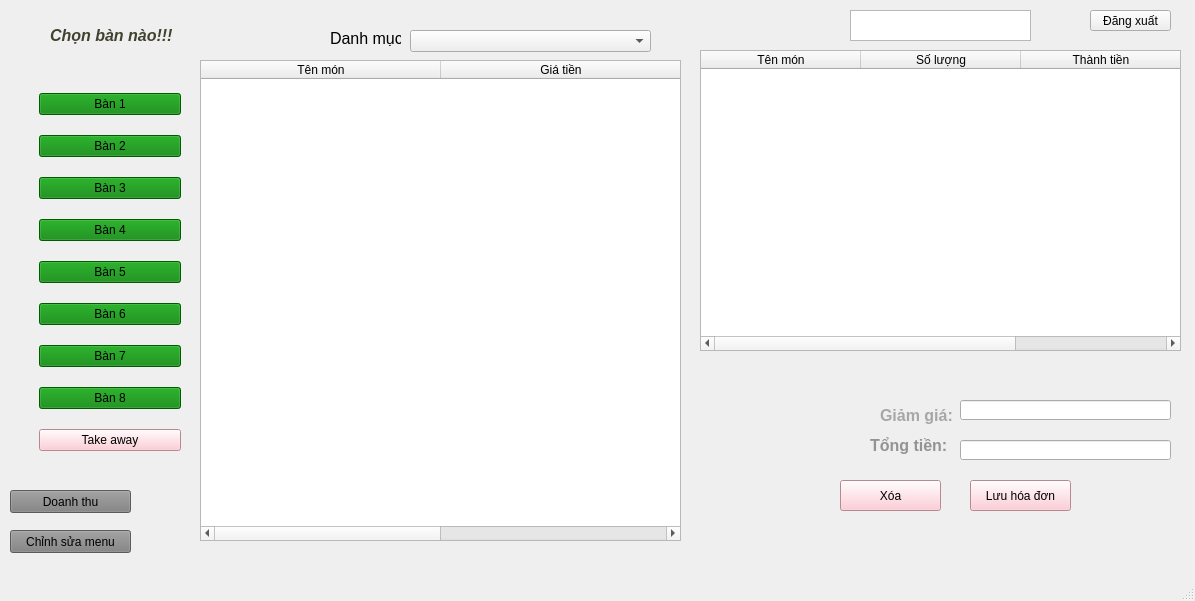
<?xml version="1.0" encoding="UTF-8"?>
<ui version="4.0">
 <class>MainWindow</class>
 <widget class="QMainWindow" name="MainWindow">
  <property name="geometry">
   <rect>
    <x>0</x>
    <y>0</y>
    <width>1195</width>
    <height>601</height>
   </rect>
  </property>
  <property name="sizePolicy">
   <sizepolicy hsizetype="Expanding" vsizetype="MinimumExpanding">
    <horstretch>0</horstretch>
    <verstretch>0</verstretch>
   </sizepolicy>
  </property>
  <property name="windowTitle">
   <string>MainWindow</string>
  </property>
  <widget class="QWidget" name="centralwidget">
   <widget class="QLabel" name="label">
    <property name="geometry">
     <rect>
      <x>120</x>
      <y>240</y>
      <width>47</width>
      <height>13</height>
     </rect>
    </property>
    <property name="text">
     <string/>
    </property>
   </widget>
   <widget class="QLabel" name="label_2">
    <property name="geometry">
     <rect>
      <x>50</x>
      <y>0</y>
      <width>1441</width>
      <height>591</height>
     </rect>
    </property>
    <property name="sizePolicy">
     <sizepolicy hsizetype="Expanding" vsizetype="Expanding">
      <horstretch>1</horstretch>
      <verstretch>0</verstretch>
     </sizepolicy>
    </property>
    <property name="text">
     <string/>
    </property>
    <property name="pixmap">
     <pixmap>../../Users/Hong Ngoc/Downloads/nâu.jpg</pixmap>
    </property>
    <property name="scaledContents">
     <bool>true</bool>
    </property>
   </widget>
   <widget class="QLabel" name="label_3">
    <property name="geometry">
     <rect>
      <x>0</x>
      <y>0</y>
      <width>261</width>
      <height>561</height>
     </rect>
    </property>
    <property name="text">
     <string/>
    </property>
    <property name="pixmap">
     <pixmap>../../Users/Hong Ngoc/Downloads/nâu bàn.jpg</pixmap>
    </property>
    <property name="scaledContents">
     <bool>true</bool>
    </property>
   </widget>
   <widget class="QLabel" name="label_5">
    <property name="geometry">
     <rect>
      <x>50</x>
      <y>20</y>
      <width>141</width>
      <height>31</height>
     </rect>
    </property>
    <property name="text">
     <string>&lt;html&gt;&lt;head/&gt;&lt;body&gt;&lt;p&gt;&lt;span style=&quot; font-size:12pt; font-weight:600; font-style:italic; color:#414130;&quot;&gt;Chọn bàn nào!!!&lt;/span&gt;&lt;/p&gt;&lt;/body&gt;&lt;/html&gt;</string>
    </property>
   </widget>
   <widget class="QWidget" name="gridLayoutWidget">
    <property name="geometry">
     <rect>
      <x>30</x>
      <y>70</y>
      <width>160</width>
      <height>401</height>
     </rect>
    </property>
    <layout class="QGridLayout" name="gridLayout">
     <property name="leftMargin">
      <number>9</number>
     </property>
     <property name="topMargin">
      <number>9</number>
     </property>
     <property name="rightMargin">
      <number>9</number>
     </property>
     <item row="8" column="0">
      <widget class="QPushButton" name="btn_ban8">
       <property name="styleSheet">
        <string notr="true">background-color: green;</string>
       </property>
       <property name="text">
        <string>Bàn 8</string>
       </property>
       <property name="icon">
        <iconset>
         <normaloff>../../Users/Hong Ngoc/Downloads/4879888_cafe_coffee_cup_cup1_hot_icon.png</normaloff>../../Users/Hong Ngoc/Downloads/4879888_cafe_coffee_cup_cup1_hot_icon.png</iconset>
       </property>
      </widget>
     </item>
     <item row="9" column="0">
      <widget class="QPushButton" name="btn_take">
       <property name="styleSheet">
        <string notr="true">background-color: pink;</string>
       </property>
       <property name="text">
        <string>Take away</string>
       </property>
       <property name="icon">
        <iconset>
         <normaloff>../../Users/Hong Ngoc/Downloads/1221685_cafe_coffee_drink_frappe_beverage_icon (1).png</normaloff>../../Users/Hong Ngoc/Downloads/1221685_cafe_coffee_drink_frappe_beverage_icon (1).png</iconset>
       </property>
      </widget>
     </item>
     <item row="0" column="0">
      <widget class="QPushButton" name="btn_ban1">
       <property name="styleSheet">
        <string notr="true">background-color: green;</string>
       </property>
       <property name="text">
        <string>Bàn 1</string>
       </property>
       <property name="icon">
        <iconset>
         <normaloff>../../Users/Hong Ngoc/Downloads/4879888_cafe_coffee_cup_cup1_hot_icon.png</normaloff>../../Users/Hong Ngoc/Downloads/4879888_cafe_coffee_cup_cup1_hot_icon.png</iconset>
       </property>
      </widget>
     </item>
     <item row="7" column="0">
      <widget class="QPushButton" name="btn_ban7">
       <property name="styleSheet">
        <string notr="true">background-color: green;</string>
       </property>
       <property name="text">
        <string>Bàn 7</string>
       </property>
       <property name="icon">
        <iconset>
         <normaloff>../../Users/Hong Ngoc/Downloads/4879888_cafe_coffee_cup_cup1_hot_icon.png</normaloff>../../Users/Hong Ngoc/Downloads/4879888_cafe_coffee_cup_cup1_hot_icon.png</iconset>
       </property>
      </widget>
     </item>
     <item row="1" column="0">
      <widget class="QPushButton" name="btn_ban2">
       <property name="styleSheet">
        <string notr="true">background-color: green;</string>
       </property>
       <property name="text">
        <string>Bàn 2</string>
       </property>
       <property name="icon">
        <iconset>
         <normaloff>../../Users/Hong Ngoc/Downloads/4879888_cafe_coffee_cup_cup1_hot_icon.png</normaloff>../../Users/Hong Ngoc/Downloads/4879888_cafe_coffee_cup_cup1_hot_icon.png</iconset>
       </property>
      </widget>
     </item>
     <item row="2" column="0">
      <widget class="QPushButton" name="btn_ban3">
       <property name="styleSheet">
        <string notr="true">background-color: green;</string>
       </property>
       <property name="text">
        <string>Bàn 3</string>
       </property>
       <property name="icon">
        <iconset>
         <normaloff>../../Users/Hong Ngoc/Downloads/4879888_cafe_coffee_cup_cup1_hot_icon.png</normaloff>../../Users/Hong Ngoc/Downloads/4879888_cafe_coffee_cup_cup1_hot_icon.png</iconset>
       </property>
      </widget>
     </item>
     <item row="4" column="0">
      <widget class="QPushButton" name="btn_ban5">
       <property name="styleSheet">
        <string notr="true">background-color: green;</string>
       </property>
       <property name="text">
        <string>Bàn 5</string>
       </property>
       <property name="icon">
        <iconset>
         <normaloff>../../Users/Hong Ngoc/Downloads/4879888_cafe_coffee_cup_cup1_hot_icon.png</normaloff>../../Users/Hong Ngoc/Downloads/4879888_cafe_coffee_cup_cup1_hot_icon.png</iconset>
       </property>
      </widget>
     </item>
     <item row="6" column="0">
      <widget class="QPushButton" name="btn_ban6">
       <property name="styleSheet">
        <string notr="true">background-color: green;</string>
       </property>
       <property name="text">
        <string>Bàn 6</string>
       </property>
       <property name="icon">
        <iconset>
         <normaloff>../../Users/Hong Ngoc/Downloads/4879888_cafe_coffee_cup_cup1_hot_icon.png</normaloff>../../Users/Hong Ngoc/Downloads/4879888_cafe_coffee_cup_cup1_hot_icon.png</iconset>
       </property>
      </widget>
     </item>
     <item row="3" column="0">
      <widget class="QPushButton" name="btn_ban4">
       <property name="styleSheet">
        <string notr="true">background-color: green;</string>
       </property>
       <property name="text">
        <string>Bàn 4</string>
       </property>
       <property name="icon">
        <iconset>
         <normaloff>../../Users/Hong Ngoc/Downloads/4879888_cafe_coffee_cup_cup1_hot_icon.png</normaloff>../../Users/Hong Ngoc/Downloads/4879888_cafe_coffee_cup_cup1_hot_icon.png</iconset>
       </property>
      </widget>
     </item>
    </layout>
   </widget>
   <widget class="QTableWidget" name="mainmenu">
    <property name="geometry">
     <rect>
      <x>200</x>
      <y>60</y>
      <width>481</width>
      <height>481</height>
     </rect>
    </property>
    <attribute name="horizontalHeaderDefaultSectionSize">
     <number>240</number>
    </attribute>
    <column>
     <property name="text">
      <string>Tên món</string>
     </property>
    </column>
    <column>
     <property name="text">
      <string>Giá tiền</string>
     </property>
    </column>
   </widget>
   <widget class="QPushButton" name="btn_dthu">
    <property name="geometry">
     <rect>
      <x>10</x>
      <y>490</y>
      <width>121</width>
      <height>23</height>
     </rect>
    </property>
    <property name="styleSheet">
     <string notr="true">background-color: gray;</string>
    </property>
    <property name="text">
     <string>Doanh thu</string>
    </property>
   </widget>
   <widget class="QPushButton" name="btn_menufix">
    <property name="geometry">
     <rect>
      <x>10</x>
      <y>530</y>
      <width>121</width>
      <height>23</height>
     </rect>
    </property>
    <property name="styleSheet">
     <string notr="true">background-color: gray;</string>
    </property>
    <property name="text">
     <string>Chỉnh sửa menu</string>
    </property>
   </widget>
   <widget class="QTableWidget" name="tblorder">
    <property name="geometry">
     <rect>
      <x>700</x>
      <y>50</y>
      <width>481</width>
      <height>301</height>
     </rect>
    </property>
    <attribute name="horizontalHeaderDefaultSectionSize">
     <number>160</number>
    </attribute>
    <column>
     <property name="text">
      <string>Tên món</string>
     </property>
    </column>
    <column>
     <property name="text">
      <string>Số lượng</string>
     </property>
    </column>
    <column>
     <property name="text">
      <string>Thành tiền</string>
     </property>
    </column>
   </widget>
   <widget class="QLabel" name="label_6">
    <property name="geometry">
     <rect>
      <x>880</x>
      <y>400</y>
      <width>81</width>
      <height>31</height>
     </rect>
    </property>
    <property name="text">
     <string>&lt;html&gt;&lt;head/&gt;&lt;body&gt;&lt;p&gt;&lt;span style=&quot; font-size:12pt; font-weight:600; color:#a7a7a7;&quot;&gt;Giảm giá:&lt;/span&gt;&lt;/p&gt;&lt;/body&gt;&lt;/html&gt;</string>
    </property>
   </widget>
   <widget class="QLabel" name="label_7">
    <property name="geometry">
     <rect>
      <x>870</x>
      <y>430</y>
      <width>91</width>
      <height>31</height>
     </rect>
    </property>
    <property name="text">
     <string>&lt;html&gt;&lt;head/&gt;&lt;body&gt;&lt;p&gt;&lt;span style=&quot; font-size:12pt; font-weight:600; color:#939393;&quot;&gt;Tổng tiền: &lt;/span&gt;&lt;/p&gt;&lt;/body&gt;&lt;/html&gt;</string>
    </property>
   </widget>
   <widget class="QPushButton" name="btn_delete">
    <property name="geometry">
     <rect>
      <x>840</x>
      <y>480</y>
      <width>101</width>
      <height>31</height>
     </rect>
    </property>
    <property name="styleSheet">
     <string notr="true">background-color: pink;</string>
    </property>
    <property name="text">
     <string>Xóa</string>
    </property>
   </widget>
   <widget class="QPushButton" name="btn_save">
    <property name="geometry">
     <rect>
      <x>970</x>
      <y>480</y>
      <width>101</width>
      <height>31</height>
     </rect>
    </property>
    <property name="styleSheet">
     <string notr="true">background-color: pink;</string>
    </property>
    <property name="text">
     <string>Lưu hóa đơn</string>
    </property>
   </widget>
   <widget class="QLineEdit" name="txt_discount">
    <property name="geometry">
     <rect>
      <x>960</x>
      <y>400</y>
      <width>211</width>
      <height>20</height>
     </rect>
    </property>
   </widget>
   <widget class="QLineEdit" name="txt_total">
    <property name="geometry">
     <rect>
      <x>960</x>
      <y>440</y>
      <width>211</width>
      <height>20</height>
     </rect>
    </property>
   </widget>
   <widget class="QComboBox" name="category">
    <property name="geometry">
     <rect>
      <x>410</x>
      <y>30</y>
      <width>241</width>
      <height>22</height>
     </rect>
    </property>
   </widget>
   <widget class="QLabel" name="label_4">
    <property name="geometry">
     <rect>
      <x>330</x>
      <y>30</y>
      <width>71</width>
      <height>16</height>
     </rect>
    </property>
    <property name="font">
     <font>
      <pointsize>12</pointsize>
      <weight>50</weight>
      <bold>false</bold>
     </font>
    </property>
    <property name="text">
     <string>Danh mục</string>
    </property>
   </widget>
   <widget class="QTextEdit" name="hienthiNV">
    <property name="geometry">
     <rect>
      <x>850</x>
      <y>10</y>
      <width>181</width>
      <height>31</height>
     </rect>
    </property>
   </widget>
   <widget class="QPushButton" name="btn_dangxuat">
    <property name="geometry">
     <rect>
      <x>1090</x>
      <y>10</y>
      <width>81</width>
      <height>21</height>
     </rect>
    </property>
    <property name="text">
     <string>Đăng xuất</string>
    </property>
   </widget>
  </widget>
  <widget class="QMenuBar" name="menubar">
   <property name="geometry">
    <rect>
     <x>0</x>
     <y>0</y>
     <width>1195</width>
     <height>18</height>
    </rect>
   </property>
  </widget>
  <widget class="QStatusBar" name="statusbar"/>
 </widget>
 <resources/>
 <connections/>
</ui>
